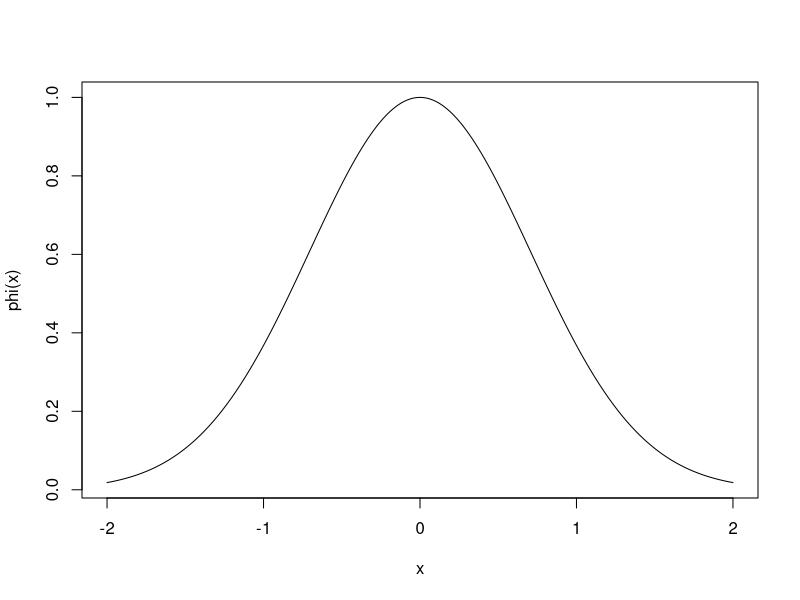
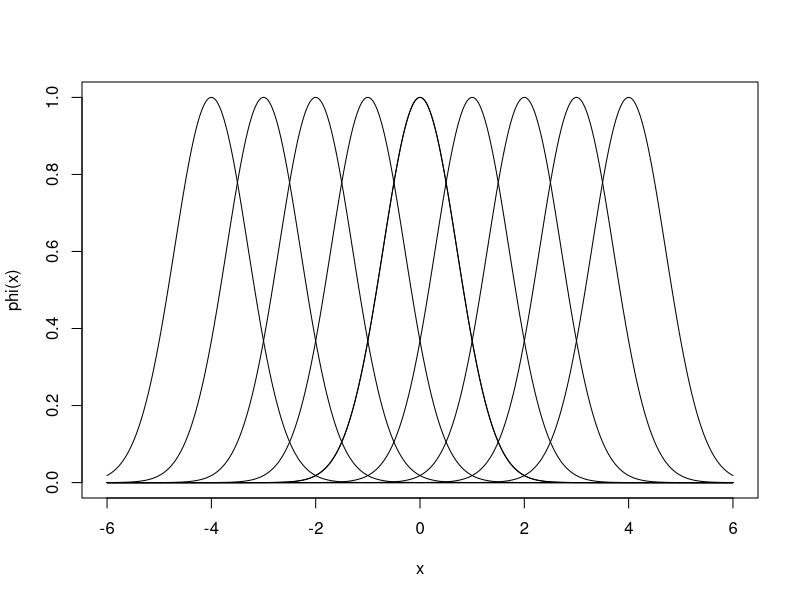

Here is the R script that generated these plots, in order: (Note: this script raises an error after producing the figures.)
# Some commands and functions for drawing and plotting random samples from 
# Gaussian radial basis function regression models.

# A Gaussian radial basis function.
phi <- function(x, center=0, width=1){

	y <- exp(-(x-center)^2/width) 

	return(y)
}

# Let's look at a example radial basis function.
x <- seq(-2, 2, length.out=1000)

plot(x, phi(x),
     type='l',
     xlab='x', 
     ylab='phi(x)')


# Now let's look at a few rbf's evenly spaced over an interval
x <- seq(-6, 6, length.out=1000)
plot(x, phi(x),
     type='l',
     xlab='x', 
     ylab='phi(x)')

for (mu in seq(-4, 4)) {lines(x, phi(x, center=mu))}

# A function to evaluate a set of radial basis functions with centers = centers.
Phi <- function(x, centers, width=1.0) {
 
  N <- length(x)
  K <- length(centers)
 
  basisfunctions.output <- matrix(0, nrow=K, ncol=N)
  
  for (k in 1:K) {
    basisfunctions.output[k,] <- phi(x, centers[k], width)
  }
  
  return(y)
  
}

# Plot a (random) weighted sum of K radial basis functions
x <- seq(-6, 6, length.out=1000)
centers <- seq(-4, 4)
basisfunctions.output <- Phi(x, centers=centers)

w <- rnorm(length(centers))
y <- w %*% basisfunctions.output
plot(x, y, xlab='x', ylab='y', type='l', main='Weighted sum of radial basis functions')

rbf.prior.samples <- function(x, centers, width, n.samples=5, ylims=NULL) {
  
  basisfunctions.output <- Phi(x, centers=centers, width=width)
  
  y <- matrix(0, nrow=n.samples, ncol=length(x))
  
  for (i in seq(n.samples)) {
    w <- rnorm(length(centers))
    y[i,] <- w %*% basisfunctions.output
    
  }
  
  if (is.null(ylims)) {
    # Try to get good limits for y-axis
    y.range.length <- max(y) - min(y)
    y.center <- min(y) + y.range.length/2
    ylims <- y.center + c(-1, 1) * y.range.length/2 * 1.1 
  }
  
  
  # Set up empty plot
  main.title = sprintf('%d random samples from noiseless rbf regression model: width = %2.2f', n.samples, width)
  plot(1, 1, xlab='x', ylab='y', type='n', xlim=range(x), ylim=ylims, main=main.title)
  
  for (i in seq(n.samples)) {
    lines(x, y[i,], type='l')
  }
}
